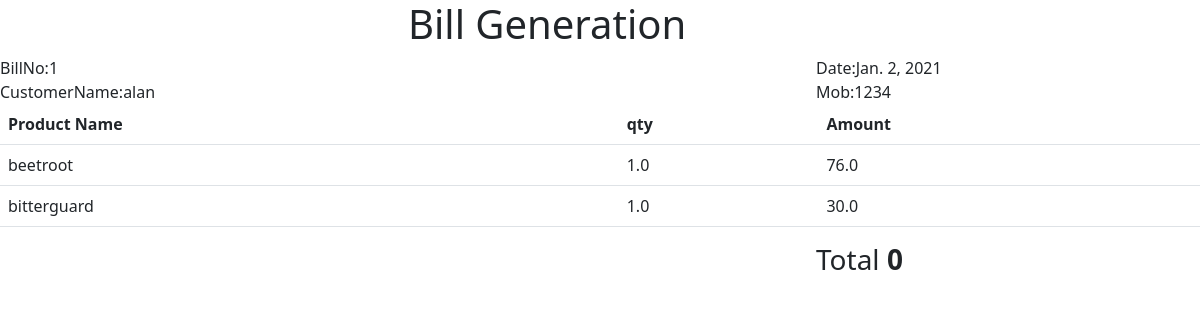
Page /billing/billgenerate/1 on the earlier database version.
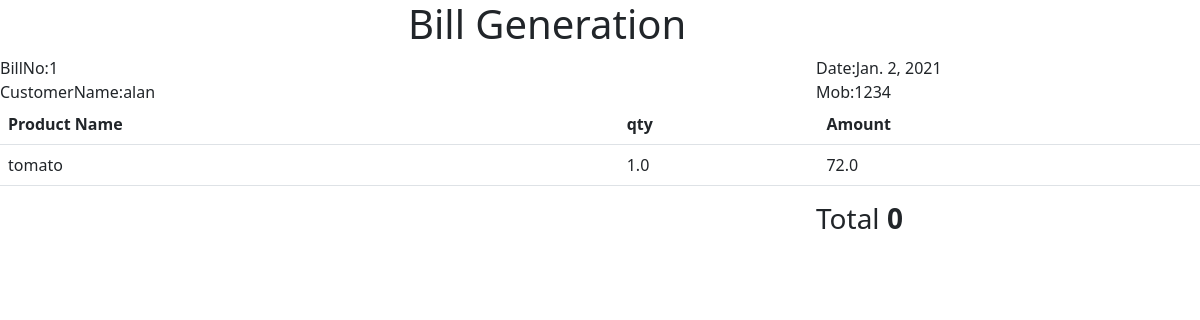
Same page on the later database version.
### billing/models.py (models this page shows, shortened)
class OrderLines(models.Model):
    bill_number=models.ForeignKey(Order,on_delete=models.CASCADE)
    product_name=models.ForeignKey(Products,on_delete=models.CASCADE)
    product_qty=models.FloatField()
    amount=models.FloatField()

class Products(models.Model):
    product_name=models.CharField(max_length=120,unique=True)
    def __str__(self):
        return self.product_name

### billing/views.py (the view, shortened to what this page needs)
# urls.py: path("billgenerate/<int:billno>", BillGenerate.as_view(), name="billgenerate"),
class BillGenerate(TemplateView):
    model=OrderLines
    template_name = "billing/bill_generate.html"
    context={}
    def get(self, request, *args, **kwargs):
        billnum=kwargs.get("billno")
        print(billnum)
        bill=Order.objects.get(billnumber=billnum)
        self.context["orderdata"]=bill
        billitems=self.model.objects.values_list("bill_number").last()
        getallitems=self.model.objects.filter(bill_number=billitems)
        self.context["getallitems"] = getallitems
        return render(request,self.template_name,self.context)

### billing/templates/billing/bill_generate.html (shortened to what this page needs)
<!DOCTYPE html>
<html lang="en">
<head>
       <link href="https://cdn.jsdelivr.net/npm/bootstrap@5.0.0-beta1/dist/css/bootstrap.min.css" rel="stylesheet">
</head>
<body>
<div class="row">
    <div class="col-4"></div>
<div class="col-4"><h1>Bill Generation</h1></div>
    <div class="col-4"></div>
</div>
<div class="row">
    <div class="col-4">BillNo:{{orderdata.billnumber}}</div>
<div class="col-4"></div>
    <div class="col-4">Date:{{orderdata.bill_date}}</div>
</div>
<div class="row">
    <div class="col-4">CustomerName:{{orderdata.customer_name}}</div>
<div class="col-4"></div>
    <div class="col-4">Mob:{{orderdata.phone_number}}</div>
</div>
<form class="setposition">
<table class="table">
        <tr>
            <td><b>Product Name</b></td>
            <td><b>qty</b></td>
            <td><b>Amount</b></td>
        </tr>
    {% for items in getallitems %}
        <tr>
            <td>
            {{items.product_name}}
            </td>
            <td>
            {{items.product_qty}}
            </td>
            <td>
            {{items.amount}}
            </td>
        </tr>
    {% endfor %}
</table>
</form>
<div class="row">
  <div class="col-4"></div>
    <div class="col-4"></div>
    <div class="col-4"><h3>Total  <b>{{orderdata.bill_total}}</b></h3></div>
</div>
</body>
</html>

Differences in the rows shown:
no longer on this page (row unchanged): OrderLines: product_name "beetroot", product_qty "1.0", amount "76.0"
no longer on this page (row unchanged): OrderLines: product_name "bitterguard", product_qty "1.0", amount "30.0"
added OrderLines: product_name "tomato", product_qty "1.0", amount "72.0"
